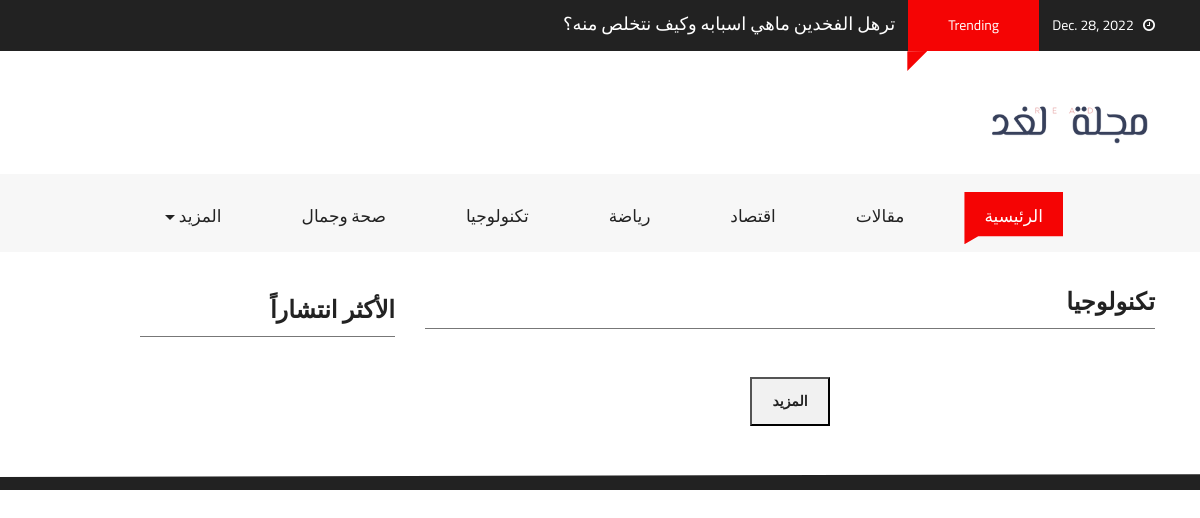
Page /section/تكنولوجيا/ on the earlier database version.
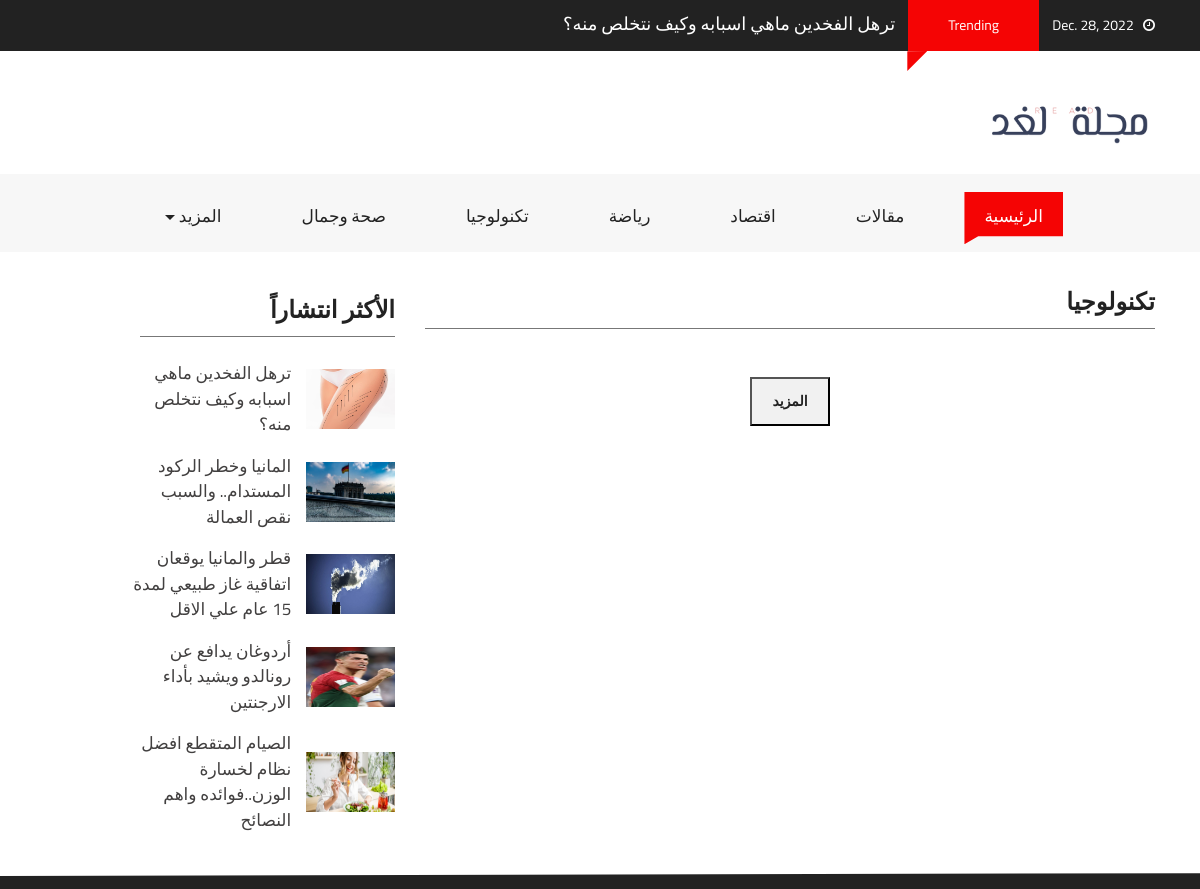
Same page on the later database version.
### main/models.py (models this page shows, shortened)
class New(models.Model):
    type_post = [
        ('News','News'),
        ('Blogs','Blogs'),
    ]
    choices= [
        ('ثقافة','ثقافة'),
        ('اقتصاد','اقتصاد'),
        ('رياضة','رياضة'),
        ('صحةوجمال','صحةوجمال'),
        ('تكنولوجيا','تكنولوجيا'),
    ]
    title = models.CharField(max_length=100)
    author = models.CharField(max_length=20,null=True, blank=True)
    image = models.ImageField()
    date_post = models.DateField(null=True, blank=True)
    short_decsription = models.CharField(max_length=100)
    long_decsription = models.TextField(default='DESC')
    type = models.CharField(max_length=50, choices=type_post,default='Blogs')
    most_popular = models.BooleanField(default=False)
    trending = models.BooleanField(default=False)
    main = models.BooleanField(default=False)
    main2 = models.BooleanField(default=False)
    cate = models.CharField(choices=choices,max_length=12)

### main/views.py (the view)
# urls.py: path('section/<str:cate>/',views.section,name='section')
def section(request,cate):
    news = New.objects.filter(cate=cate).order_by('-date_post')
    date_now  = datetime.datetime.now()
    return render(request,'main/section.html',{
        'f':cate,
        'blog':news,
        'most':most,
        'D_N':date_now.date(),
        'mostrend':trend[0]
    })

### templates/main/section.html (shortened to what this page needs)
{% extends "./layout.html" %}
{% load static %}
{% block content %}
<div class="container-fluid pb-4 pt-4 paddding">
    <div class="container paddding">
        <div class="row mx-0">
            <div class="col-md-8 animate-box" data-animate-effect="fadeInLeft">
                <div>
                    <div class="fh5co_heading fh5co_heading_border_bottom py-2 mb-4" style="font-weight: bold;" >{{f}}</div>
                </div>
                <div class="row mx-0 animate-box" data-animate-effect="fadeInUp">
                    <div class="col-12 text-center pb-4 pt-4">
                        <button href="#" class="btn_pagging">المزيد</button>
                     </div>
                </div>
            </div>
            <div class="col-md-3 animate-box" data-animate-effect="fadeInRight">
                <div>
                    <div class="fh5co_heading fh5co_heading_border_bottom pt-3 py-2 mb-4" style="font-weight: bold;">الأكثر انتشاراً</div>
                </div>
                {% for ne in most  %}
                <div class="row pb-3 ">
                    <div class="col-5 align-self-center">
                        <img src="{{ne.image.url}}" alt="img" class="fh5co_most_trading"/>
                    </div>
                    <div class="col-7 paddding">
                        <a href="{% url 'main:page' ne.id %}" class="d-block fh5co_small_post_heading"><span class="">{{ne.title}}</span>
                    </div></a>
                </div>
                {% endfor %}
            </div>
        </div>
    </div>
</div>
{%endblock%}

### templates/main/layout.html (shortened to what this page needs)
{% load static %}
<!DOCTYPE html>
<html lang="en" class="no-js">
<head>
    <link href="{% static 'css/media_query.css' %}" rel="stylesheet" type="text/css"/>
    <link href="{% static 'css/bootstrap.css' %}" rel="stylesheet" type="text/css"/>
    <link href="https://maxcdn.bootstrapcdn.com/font-awesome/4.7.0/css/font-awesome.min.css" rel="stylesheet"
>
    <link href="{% static 'css/animate.css' %}" rel="stylesheet" type="text/css"/>
    <link href="{% static 'css/owl.carousel.css' %}" rel="stylesheet" type="text/css"/>
    <link href="{% static 'css/owl.theme.default.css' %}" rel="stylesheet" type="text/css"/>
    <link href="{% static 'css/style_1.css' %}" rel="stylesheet" type="text/css"/>
</head>
<body class="{% block class %}{%endblock%}" dir="rtl">
<div class="container-fluid fh5co_header_bg">
    <div class="container">
        <div class="row" >
            <div class="col-12 fh5co_mediya_center"><a href="" class="color_fff fh5co_mediya_setting" dir="rtl"><i
                    class="fa fa-clock-o"></i>&nbsp;&nbsp;&nbsp;{{D_N}}</a>
                <div class="d-inline-block fh5co_trading_posotion_relative"><a href="" class="treding_btn">Trending</a>
                    <div class="fh5co_treding_position_absolute"></div>
                </div>
                <a href="{% url 'main:page' mostrend.id %}" class="color_fff fh5co_mediya_setting" style= "font-size:18px">{{mostrend.title}}</a>
            </div>
        </div>
    </div>
</div>
<div class="container-fluid">
    <div class="container">
        <div class="row">
            <div class="col-12 col-md-3 fh5co_padding_menu" >
                <img style= "width:200px;" src="/media/logo.png" alt="img" class="fh5co_logo_width"/>
            </div>
            </div>
        </div>
    </div>
<div class="container-fluid bg-faded fh5co_padd_mediya padding_786">
    <div class="container padding_786">
        <nav class="navbar navbar-toggleable-md navbar-light ">
            <div class="collapse navbar-collapse" id="navbarSupportedContent">
                <ul class="navbar-nav mr-auto" style= "font-size : 17px">
                    <li class="nav-item active">
                        <a class="nav-link" href="{% url 'main:index'%}">الرئيسية <span class="sr-only">(current)</span></a>
                    </li>
                    <li class="nav-item ">
                        <a class="nav-link" href="{% url 'main:blog'%}">مقالات <span class="sr-only">(current)</span></a>
                    </li>
                    <li class="nav-item ">
                        <a class="nav-link" href="{% url 'main:section' 'اقتصاد' %}">اقتصاد <span class="sr-only">(current)</span></a>
                    </li>
                    <li class="nav-item ">
                        <a class="nav-link" href="{% url 'main:section' 'رياضة' %}">رياضة <span class="sr-only">(current)</span></a>
                    </li>
                    <li class="nav-item ">
                        <a class="nav-link" href="{% url 'main:section' 'تكنولوجيا' %}">تكنولوجيا <span class="sr-only">(current)</span></a>
                    </li>
                    <li class="nav-item ">
                        <a class="nav-link" href="{% url 'main:section' 'صحةوجمال' %}">صحة وجمال <span class="sr-only">(current)</span></a>
                    </li>
                    <li class="nav-item dropdown">
                        <a class="nav-link dropdown-toggle" href="#" id="dropdownMenuButton2" data-toggle="dropdown"
                           aria-haspopup="true" aria-expanded="false">المزيد <span class="sr-only">(current)</span></a>
                    </li>
                </ul>
            </div>
        </nav>
    </div>
</div>
{% block content %} {% endblock %}
<div class="container-fluid fh5co_footer_bg pb-3">
</body>
</html>

Differences in the rows shown:
now on one of the page's lists (row edited): New: title "ترهل الفخدين ماهي اسبابه وكيف نتخلص منه؟"
now on this page (row edited): New: image (picture), title "المانيا وخطر الركود المستدام.. والسبب نقص العمالة"
now on this page (row edited): New: image (picture), title "قطر والمانيا يوقعان اتفاقية غاز طبيعي لمدة 15 عام علي الاقل"
now on this page (row edited): New: image (picture), title "أردوغان يدافع عن رونالدو ويشيد بأداء الارجنتين"
added New: image (picture), title "الصيام المتقطع افضل نظام لخسارة الوزن..فوائده واهم النصائح"
